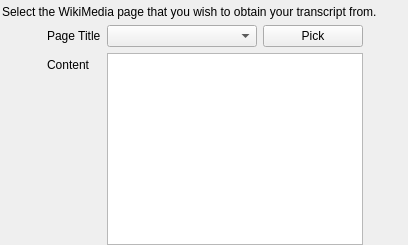
<?xml version="1.0" encoding="UTF-8"?>
<ui version="4.0">
 <class>WikiSourcePage</class>
 <widget class="QWizardPage" name="WikiSourcePage">
  <property name="geometry">
   <rect>
    <x>0</x>
    <y>0</y>
    <width>408</width>
    <height>245</height>
   </rect>
  </property>
  <property name="windowTitle">
   <string>Import WikiMedia Page</string>
  </property>
  <property name="title">
   <string>WikiMedia Page Import</string>
  </property>
  <property name="subTitle">
   <string>Importing a page from the WikiMedia project to be read for transcription (converted to a local format for off-line use).</string>
  </property>
  <widget class="QWidget" name="gridLayoutWidget">
   <property name="geometry">
    <rect>
     <x>2</x>
     <y>4</y>
     <width>406</width>
     <height>241</height>
    </rect>
   </property>
   <layout class="QGridLayout" name="gridLayout">
    <item row="0" column="0" colspan="3">
     <widget class="QLabel" name="label">
      <property name="sizePolicy">
       <sizepolicy hsizetype="MinimumExpanding" vsizetype="MinimumExpanding">
        <horstretch>0</horstretch>
        <verstretch>0</verstretch>
       </sizepolicy>
      </property>
      <property name="text">
       <string>Select the WikiMedia page that you wish to obtain your transcript from.</string>
      </property>
      <property name="scaledContents">
       <bool>false</bool>
      </property>
      <property name="wordWrap">
       <bool>true</bool>
      </property>
     </widget>
    </item>
    <item row="1" column="0">
     <spacer name="horizontalSpacer">
      <property name="orientation">
       <enum>Qt::Horizontal</enum>
      </property>
      <property name="sizeHint" stdset="0">
       <size>
        <width>40</width>
        <height>20</height>
       </size>
      </property>
     </spacer>
    </item>
    <item row="1" column="2">
     <spacer name="horizontalSpacer_2">
      <property name="orientation">
       <enum>Qt::Horizontal</enum>
      </property>
      <property name="sizeHint" stdset="0">
       <size>
        <width>40</width>
        <height>20</height>
       </size>
      </property>
     </spacer>
    </item>
    <item row="1" column="1">
     <layout class="QFormLayout" name="formLayout">
      <item row="0" column="0">
       <widget class="QLabel" name="label_3">
        <property name="text">
         <string>Page Title</string>
        </property>
       </widget>
      </item>
      <item row="0" column="1">
       <layout class="QHBoxLayout" name="horizontalLayout_2">
        <item>
         <widget class="QComboBox" name="comboBoxPageTitle">
          <property name="minimumSize">
           <size>
            <width>150</width>
            <height>0</height>
           </size>
          </property>
         </widget>
        </item>
        <item>
         <widget class="QPushButton" name="btnSelectPage">
          <property name="text">
           <string>Pick</string>
          </property>
         </widget>
        </item>
       </layout>
      </item>
      <item row="1" column="0">
       <widget class="QLabel" name="label_4">
        <property name="text">
         <string>Content</string>
        </property>
       </widget>
      </item>
      <item row="1" column="1">
       <widget class="QPlainTextEdit" name="textEditContent"/>
      </item>
     </layout>
    </item>
   </layout>
  </widget>
 </widget>
 <resources/>
 <connections/>
</ui>
